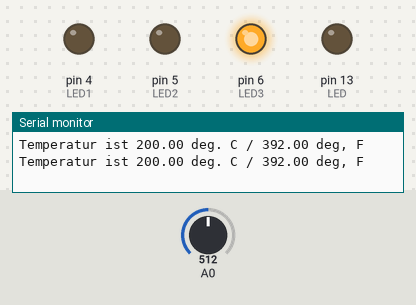
A sketch run on a simulated Arduino Uno, built with avr-gcc and run on an emulated ATmega328P. On the bench: output pins drawn as LEDs (lit = HIGH), the last lines printed to the serial monitor. The inputs (shaded band) are chosen by the test bench; at power-on: A0 = 512.

Above: at 1.3 s.
1.4 s: A0 set to 170
2.9 s: A0 set to 149
At 4.2 s:
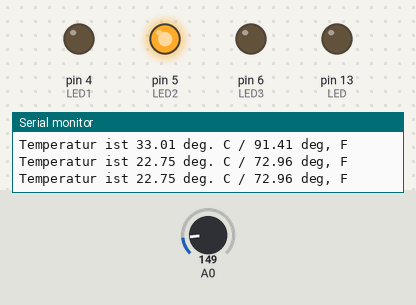
4.5 s: A0 set to 122
At 5.5 s:
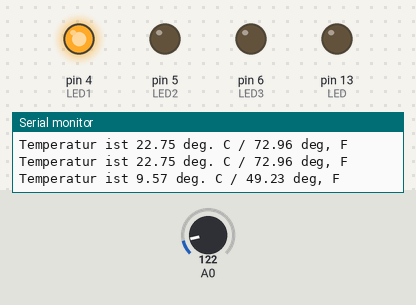
6.0 s: A0 set to 306
At 6.8 s:
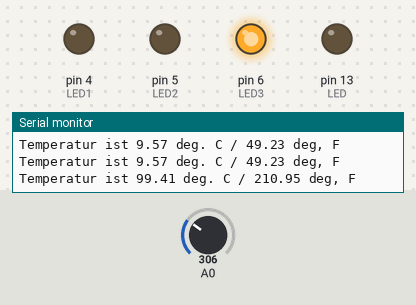
7.5 s: A0 set to 0
At 8.1 s:
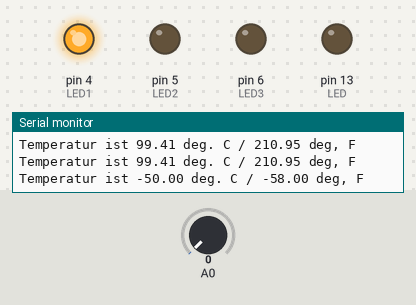
Timing chart, 0 to 10.0 s (numbered marks = the images above; inputs shaded):
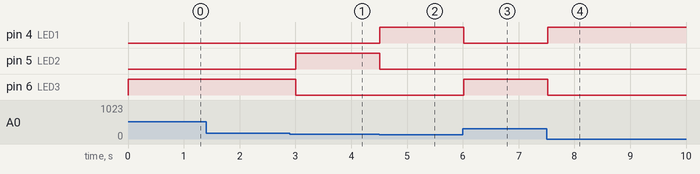

The sketch:

Wetterbrett.ino
```cpp
#define LED 13

int blinks = 0;
int LED1 = 4;
int LED2 = 5;
int LED3 = 6;
float celsius = 0;
float fahrenheit = 0;

void setup()
  {
    pinMode(LED, OUTPUT);
    pinMode(LED1, OUTPUT);
    pinMode(LED2, OUTPUT);
    pinMode(LED3, OUTPUT);
    Serial.begin(9600);
  }

int checkTemp()
  {
    float voltage = 0;

    float hotTemp = 26;
    float coldTemp = 20;
    float sensor = 0;
    int result;

    // Liest den Temperatursensor ab und rechnet das Ergebnis
    // in Clesiuswerte um

    sensor = analogRead(0);
    voltage = (sensor*5000)/1024;
    voltage = voltage-500;
    celsius = voltage/10;
    fahrenheit = (1.8 * celsius) + 32;

    if (celsius < coldTemp)
      {
        digitalWrite(LED2, LOW);
        digitalWrite(LED3, LOW);
        digitalWrite(LED1, HIGH);

      }
     else if (celsius >= coldTemp && celsius <= hotTemp)
       {
         digitalWrite(LED1, LOW);
         digitalWrite(LED3, LOW);
         digitalWrite(LED2, HIGH);

       }
     else
       {
         digitalWrite(LED1, LOW);
         digitalWrite(LED2, LOW);
         digitalWrite(LED3, HIGH);

       }
     return result;
  }

  void blinkLED(int cycles, int del)
    {
      for ( int z = 0 ; z < cycles ; z++)
       {
         digitalWrite(LED, HIGH);
         delay(del);
         digitalWrite(LED, LOW);
         delay(del);
       }
    }

    void Output()
    {
      Serial.print("Temperatur ist ");
      Serial.print(celsius, 2);
      Serial.print(" deg. C / ");
      Serial.print(fahrenheit, 2);
      Serial.println(" deg, F");
    }

   void loop()
     {
       blinks = checkTemp();
       blinkLED(blinks, 500);
       delay(500);
       Output();
     }
```

Measured:
- the behaviour switches between 156 and 155 on A0 (found by bisection; images 0 and 1)
- after the input at 2.9 s, pin 5 (LED2): LOW → HIGH after 0.11 s; pin 6 (LED3): HIGH → LOW after 0.11 s
- after the input at 4.5 s, pin 4 (LED1): LOW → HIGH at once; pin 5 (LED2): HIGH → LOW at once
- after the input at 6.0 s, pin 4 (LED1): HIGH → LOW at once; pin 6 (LED3): LOW → HIGH at once
- after the input at 7.5 s, pin 4 (LED1): LOW → HIGH at once; pin 6 (LED3): HIGH → LOW at once
